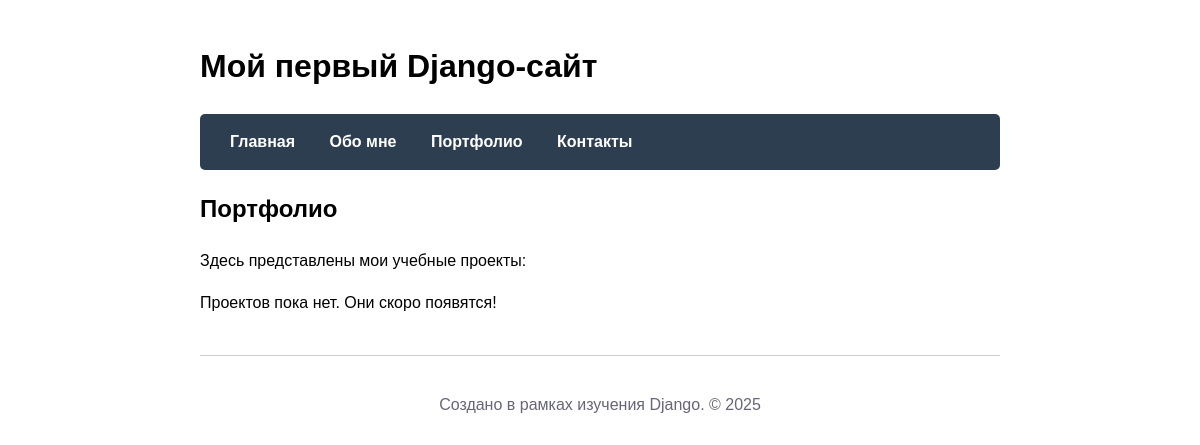
/portfolio/, run on an earlier commit of the app's database.
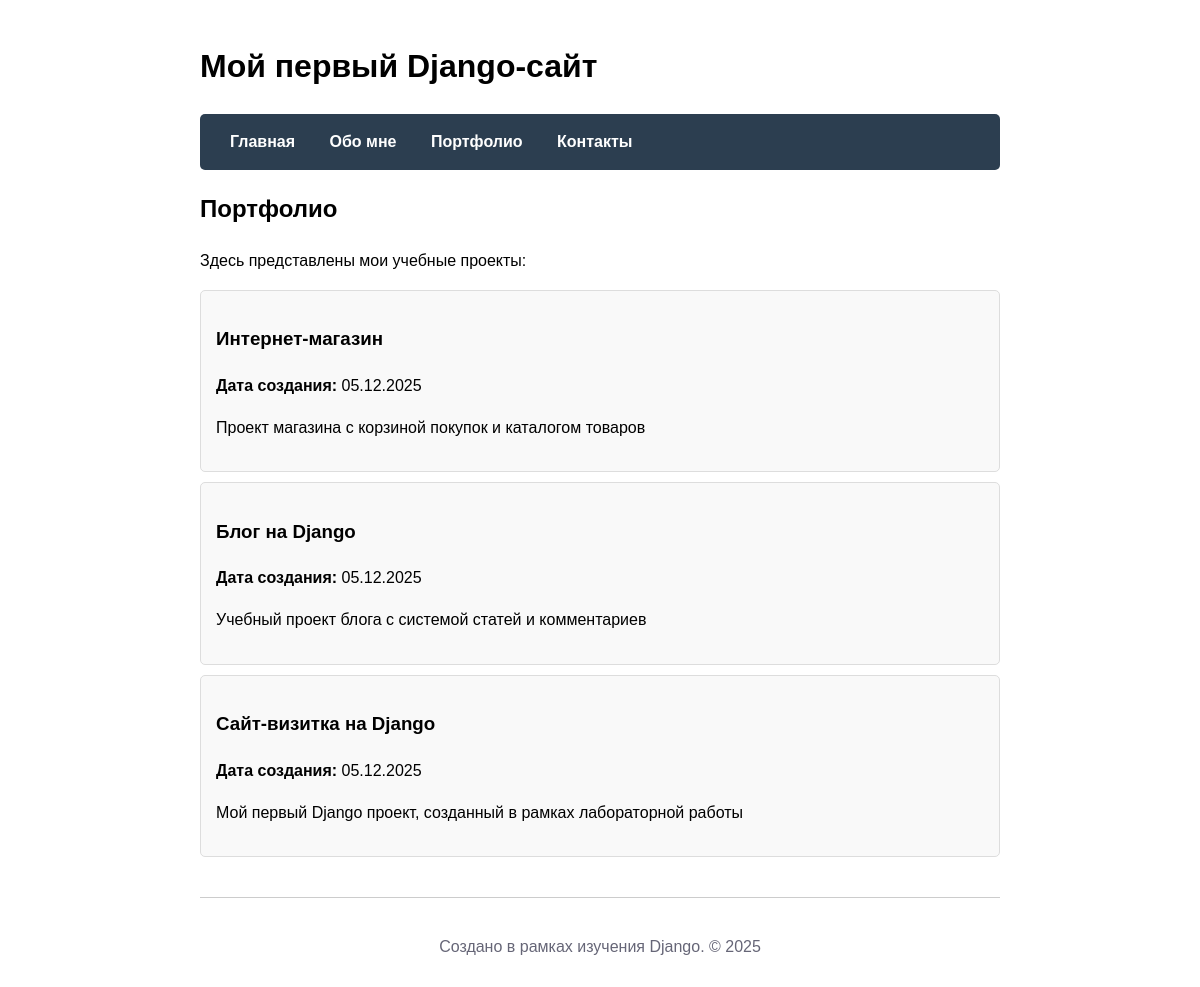
And on a later commit of the database.
### main/models.py (models this page shows, shortened)
class Project(models.Model):
    title = models.CharField(max_length=200, verbose_name='Название проекта')
    description = models.TextField(verbose_name='Описание проекта')
    created_at = models.DateTimeField(auto_now_add=True, verbose_name='Дата создания')
    class Meta:
        verbose_name = 'Проект'
        verbose_name_plural = 'Проекты'

### main/views.py (the view)
def portfolio(request):
    projects = Project.objects.all().order_by('-created_at')
    context = {
        'title': 'Портфолио',
        'projects': projects
    }
    return render(request, 'main/portfolio.html', context)

### main/templates/main/portfolio.html
{% extends 'main/layout.html' %}
{% block content %}
<h2>{{ title }}</h2>
<p>Здесь представлены мои учебные проекты:</p>
{% for project in projects %}
<div class="project" style="border: 1px solid #ddd; padding: 15px; margin: 10px 0; border-radius: 5px; background: #f9f9f9;">
    <h3>{{ project.title }}</h3>
    <p><strong>Дата создания:</strong> {{ project.created_at|date:"d.m.Y" }}</p>
    <p>{{ project.description }}</p>
</div>
{% empty %}
<p>Проектов пока нет. Они скоро появятся!</p>
{% endfor %}
{% endblock %}

### main/templates/main/layout.html (shortened to what this page needs)
<!DOCTYPE html>
<html lang="ru">
<head>
</head>
<body>
    <header>
        <h1>Мой первый Django-сайт</h1>
        <nav>
            <a href="{% url 'home' %}">Главная</a>
            <a href="{% url 'about' %}">Обо мне</a>
            <a href="{% url 'portfolio' %}">Портфолио</a>
            <a href="{% url 'contacts' %}">Контакты</a>
         </nav>
    </header>
    <main>
        {% block content %}
        {% endblock %}
    </main>
    <footer>
        <p>Создано в рамках изучения Django. &copy; 2025</p>
    </footer>
</body>
</html>

### main/templates/main/layout.html (style rules this page uses)
body { font-family: Arial, sans-serif; max-width: 800px; margin: 0 auto; padding: 20px; line-height: 1.6; }
nav { background: #2c3e50; padding: 15px; border-radius: 5px; margin-bottom: 20px; }
nav a { color: white; text-decoration: none; margin: 0 15px; font-weight: bold; }
footer { margin-top: 40px; border-top: 1px solid #ccc; padding-top: 20px; text-align: center; color: #667; }
.project { background: #f8f9fa; padding: 15px; margin: 10px 0; border-left: 4px solid #2c3e50; }

What changed in the data, as far as the page shows it:
added Project: title "Интернет-магазин", created_at "05.12.2025", description "Проект магазина с корзиной покупок и каталогом товаров"
added Project: title "Блог на Django", created_at "05.12.2025", description "Учебный проект блога с системой статей и комментариев"
added Project: title "Сайт-визитка на Django", created_at "05.12.2025", description "Мой первый Django проект, созданный в рамках лабораторной работы"
Also different on the page:
text no longer shown: "Проектов пока нет. Они скоро появятся!"
